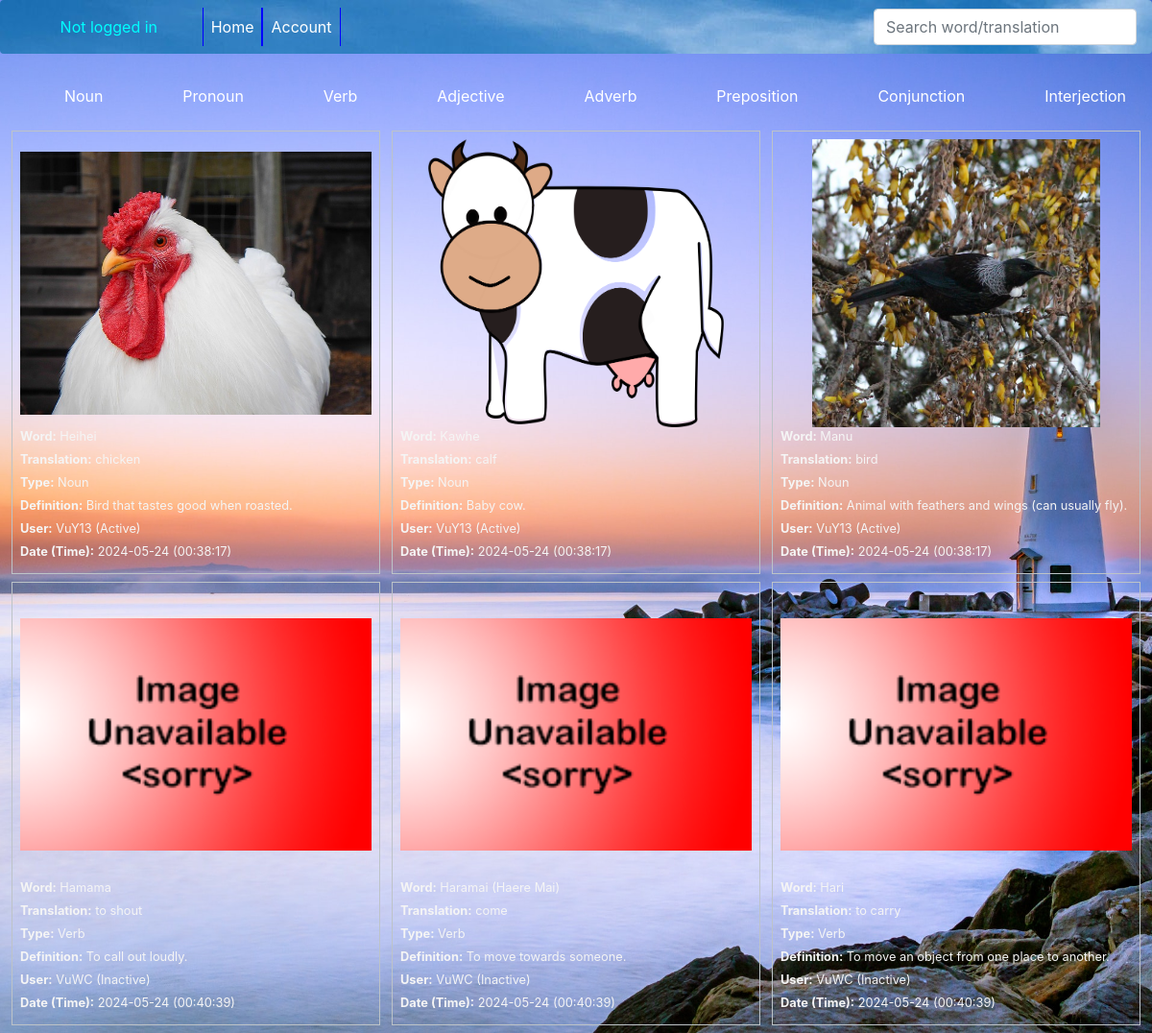
The page / on the database its author committed.
### tables this page shows
CREATE TABLE types (
    type_id integer PRIMARY KEY,
    type_name text
);

CREATE TABLE records (
    record_id integer PRIMARY KEY,
    word_id integer,
    user_id integer
);

CREATE TABLE images (
    image_id integer PRIMARY KEY,
    image_name text
);

CREATE TABLE words (
    word_id integer PRIMARY KEY,
    word_name varchar(85),
    word_translation varchar(85),
    word_type integer,
    word_definition varchar(85),
    word_image integer,
    word_datetime datetime
);

CREATE TABLE users(
    user_id integer PRIMARY KEY,
    user_fname varchar(85),
    user_lname varchar(85),
    user_username varchar(85),
    user_email varchar(85),
    user_pass varchar(85),
    user_category varchar(85),
    user_status varchar(85),
    UNIQUE (user_email)
);

### app.py (the view)
@app.route('/')
def render_all():
    word_tuple = execute(DATABASE, f'SELECT word_name, word_translation, type_name, word_definition, user_id, image_name, word_datetime, record_id FROM words INNER JOIN types ON words.word_type = types.type_id INNER JOIN records ON words.word_id = records.word_id INNER JOIN images ON words.word_image = images.image_id')
    count_list = []
    for i in range(len(word_tuple)):
        count_list.append(i+1)
    username_dict = {}
    active_dict = {}
    user_tuple = execute(DATABASE, f'SELECT user_id, user_username, user_status FROM users')
    for user in user_tuple:
        username_dict[user[0]] = user[1]
        active_dict[user[0]] = user[2]
    datetime_dict = {}
    for word in word_tuple:
        datetime_dict[word[4]] = [word[6].split()[0], word[6].split()[1]]
    type_tuple = execute(DATABASE, f'SELECT type_id, type_name FROM types')
    return render_template('home.html', words_and_counts = zip(word_tuple, count_list), types = type_tuple, users = username_dict, active = active_dict, datetime = datetime_dict, logged_in = is_logged_in(), log = logged(), teacher = status("Teacher"))

### app.py (called while the page is built)
def create_connection(db_file):
    try:
        connection = sqlite3.connect(db_file)
        return connection
    except Error as err:
        print(err)
    return None

def execute(db_file, query):
    con = create_connection(db_file)
    cur = con.cursor()
    cur.execute(query)
    fetched = cur.fetchall()
    con.commit()
    con.close()
    return fetched

def is_logged_in():
    if session.get('email') is None:
        return False
    else:
        return True

def logged():
    log = "Not logged in"
    if is_logged_in():
        log = f"{session.get('user_username')} ({session.get('user_category')})"
    return log

def status(category):
    if session.get('user_category') == category:
        return True

### templates/home.html (shortened to what this page needs)
{% extends 'base.html' %}
{% block content %}
<div class="words">
    {% for type in types %}
    <ul>
        <li><a class="nav-link" href="/type={{ type[1].lower() }}">{{ type[1] }}</a></li>
    </ul>
    {% endfor %}
</div>
<div class="words">
    {% for word, count in words_and_counts %}
    <div class="word-box">
        <div class="word-box-info">
            <div class="word-box-image"><center><img src="/static/images/{{ word[5] }}"></img></center></div>
            <p><strong>Word:</strong> {{ word[0] }}</p>
            <p><strong>Translation:</strong> {{ word[1] }}</p>
            <p><strong>Type:</strong> {{ word[2] }}</p>
            <p><strong>Definition:</strong> {{ word[3] }}</p>
            <p><strong>User:</strong> {{ users[word[4]] }} ({{ active[word[4]] }})</p>
            <p><strong>Date (Time):</strong> {{ datetime[word[4]][0] }} ({{ datetime[word[4]][1] }})</p>
        </div>
    </div>
    {% endfor %}
</div>
{% endblock %}

### templates/base.html (shortened to what this page needs)
<!DOCTYPE html>
<html lang="en">
<head>
    <link rel="stylesheet" href="https://stackpath.bootstrapcdn.com/bootstrap/4.4.1/css/bootstrap.min.css"
>
    <link rel="stylesheet" href="https://cdn.jsdelivr.net/npm/bootstrap-icons@1.6.0/font/bootstrap-icons.css"
>
    <link rel="stylesheet" href="https://use.fontawesome.com/releases/v5.5.0/css/all.css"
>
    <link rel="stylesheet" href="{{ url_for('static', filename='css/task.css') }}">
</head>
<body>
    <nav class="navbar navbar-expand-lg rounded" id="beach">
        <div class="col-md-2"><div style="color: cyan; text-align: center;">{{log}}</div></div>
        <div class="collapse navbar-collapse">
            <ul class="navbar-nav mr-auto">
                <li><a class="nav-link accbtn" href="/">Home</a></li>
                {% if logged_in %}
                {% if teacher %}
                <button class="nav-link accbtn" id="adm" onclick=alert("")><a href="#">Admin</a></button>
                <li><a class="nav-link admin" href="/add_word">Add Word</a></li>
                {% endif %}
                <button class="nav-link accbtn" id="acc" onclick=alert("")><a href="#">Account</a></button>
                <li><a class="nav-link account" href="#logout?" onclick=alert("logout")>Logout</a></li>
                <li><a class="nav-link account" href="#delete_account?" onclick=alert("delete_account")>Delete Account</a></li>
                <li><a class="nav-link account" href="/edit_account">Edit Account</a></li>
                {% else %}
                <button class="nav-link accbtn" id="acc"><a href="#">Account</a></button>
                {% endif %}
            </ul>
            <form class="form-inline my-2 my-md-0" action="/search">
                <input class="form-control" id="query" name="query" type="text" placeholder="Search word/translation" aria-label="Search">
            </form>
        </div>
    </nav>
    <br>
    {% block content %}{% endblock %}
</body>
</html>

### static/css/task.css (style rules this page uses)
body { background-image: url('../backgrounds/lighthouse.jpg'); background-size: cover; }
#beach { background-image: url('../backgrounds/beach.jpg'); }
.accbtn { border: none; outline: none; background: inherit; font-family: inherit; border-left: 1px solid blue; border-right: 1px solid blue; }
.words li { display: inline; }
.words { display: flex; flex-wrap: wrap; justify-content: space-evenly; }
.word-box { width: 32%; border: 1px solid rgba(189, 195, 199, 1.0); color: rgba(44, 62, 80, 1.0); margin-bottom: 0.5rem; }
.word-box-image img { width: 100%; height: 300px; object-fit: contain; overflow: hidden; }
.word-box-info { padding: 0.5rem; }
.word-box p { font-size: 0.8rem; margin-bottom: 0.3rem; color: whitesmoke; }

### rows shown on the page
types: type_name "Noun"
types: type_name "Pronoun"
types: type_name "Verb"
types: type_name "Adjective"
types: type_name "Adverb"
types: type_name "Preposition"
types: type_name "Conjunction"
types: type_name "Interjection"
records: image_name (picture), word_name "Heihei", word_translation "chicken", type_name "Noun", word_definition "Bird that tastes good when roasted.", datetime "2024-05-24", datetime "00:38:17"
users: user_username "VuY13", user_status "Active"
records: image_name (picture), word_translation "calf", type_name "Noun", word_definition "Baby cow.", datetime "2024-05-24", datetime "00:38:17"
records: image_name (picture), word_name "Manu", word_translation "bird", type_name "Noun", word_definition "Animal with feathers and wings (can usually fly).", datetime "2024-05-24", datetime "00:38:17"
records: image_name (placeholder picture), word_name "Hamama", word_translation "to shout", type_name "Verb", word_definition "To call out loudly.", datetime "2024-05-24", datetime "00:40:39"
users: user_username "VuWC", user_status "Inactive"
records: image_name (placeholder picture), word_name "Haramai (Haere Mai)", word_translation "come", type_name "Verb", word_definition "To move towards someone.", datetime "2024-05-24", datetime "00:40:39"
records: image_name (placeholder picture), word_name "Hari", word_translation "to carry", type_name "Verb", word_definition "To move an object from one place to another.", datetime "2024-05-24", datetime "00:40:39"

### other values the page prints
{{ log }} "Not logged in"
